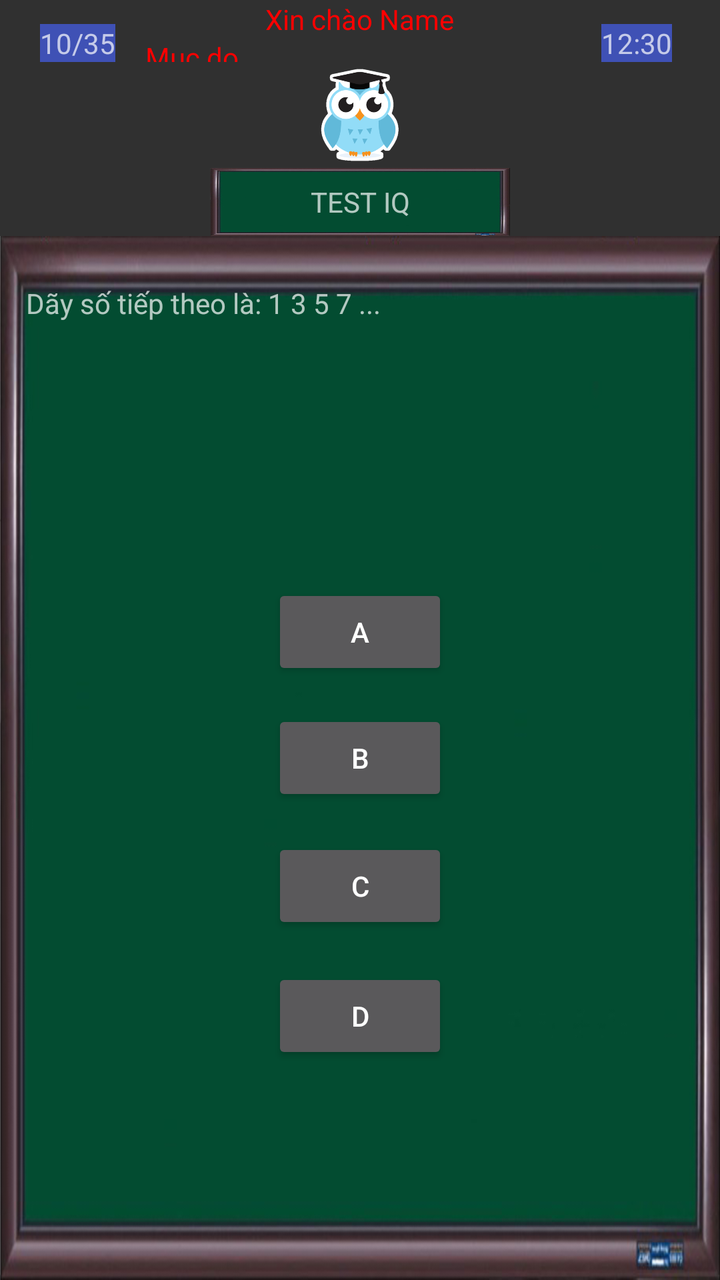
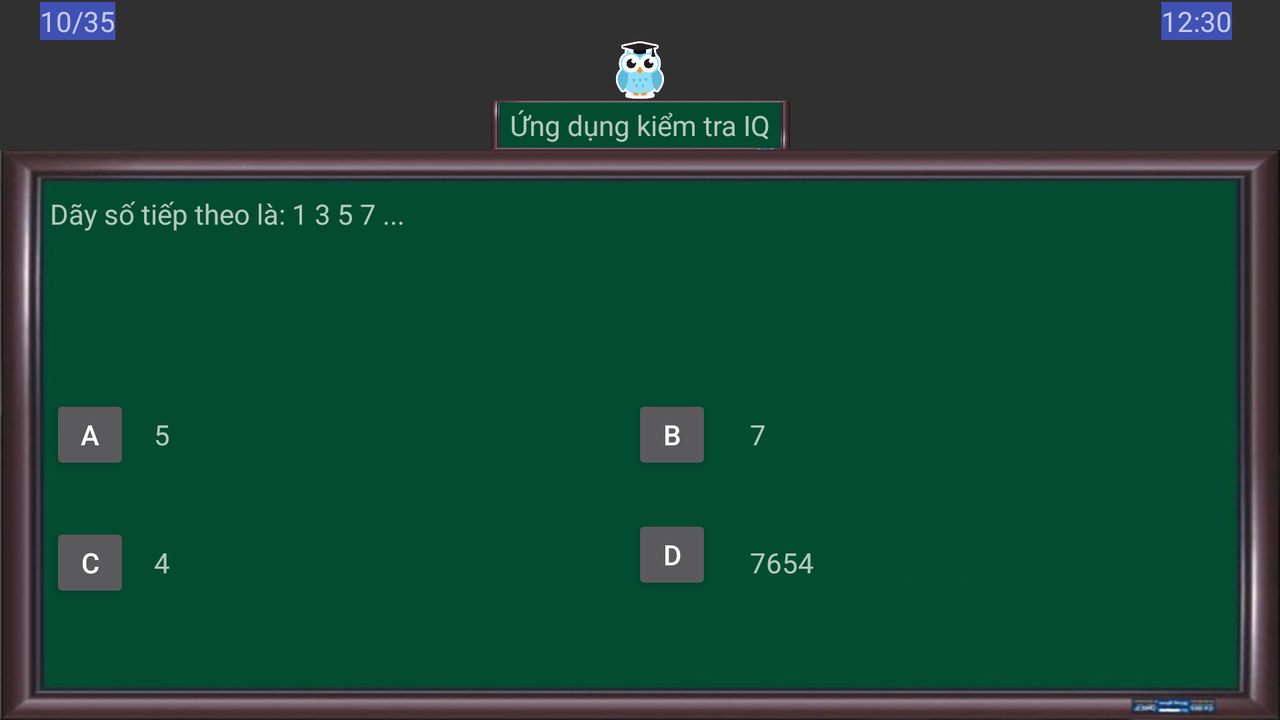

An Android layout and its configuration variant, each rendered on a device that would load it. The default file and the variant file are quoted in full after the pictures.
<!-- AndroidManifest.xml: application theme AppTheme -->
<!-- res/layout/activity_test.xml -->
<?xml version="1.0" encoding="utf-8"?>
<LinearLayout xmlns:android="http://schemas.android.com/apk/res/android"
    xmlns:app="http://schemas.android.com/apk/res-auto"
    android:background="@drawable/firewatch_home"
    android:orientation="vertical" android:layout_width="match_parent"
    android:layout_height="match_parent">

    <RelativeLayout
        android:layout_width="match_parent"
        android:layout_height="31dp">

        <TextView
            android:text="10/35"
            android:layout_width="wrap_content"
            android:layout_height="wrap_content"
            android:gravity="center"
            android:background="@color/colorPrimary"
            android:layout_alignParentBottom="true"
            android:layout_alignParentLeft="true"
            android:layout_alignParentStart="true"
            android:layout_marginLeft="20dp"
            android:layout_marginStart="20dp"
            android:id="@+id/txtCauHoiSo" />

        <TextView
            android:text="12:30"
            android:layout_width="wrap_content"
            android:layout_height="wrap_content"
            android:layout_alignTop="@+id/txtCauHoiSo"
            android:layout_alignParentRight="true"
            android:gravity="center"
            android:background="@color/colorPrimary"
            android:layout_alignParentEnd="true"
            android:layout_marginRight="24dp"
            android:layout_marginEnd="24dp"
            android:id="@+id/txtTime" />

        <TextView
            android:text="Xin chào Name"
            android:gravity="center"
            android:textColor="#ff0000"
            android:layout_width="wrap_content"
            android:layout_height="wrap_content"
            android:id="@+id/txtName"
            android:layout_centerHorizontal="true"
            android:layout_alignParentTop="true" />

        <TextView
            android:text="Muc do"
            android:gravity="center"
            android:textColor="#ff0000"
            android:layout_width="wrap_content"
            android:layout_height="wrap_content"
            android:id="@+id/txtMuc"
            android:layout_toRightOf="@+id/txtCauHoiSo"
            android:layout_toEndOf="@+id/txtCauHoiSo"
            android:layout_marginLeft="15dp"
            android:layout_marginStart="15dp"
            android:layout_below="@+id/txtName"
            android:layout_alignParentBottom="true" />
    </RelativeLayout>

    <ImageView
        android:layout_width="50dp"
        android:layout_height="53dp"
        android:layout_gravity="center"
        app:srcCompat="@drawable/logo_cu"
        android:id="@+id/imageView2" />

    <TextView
        android:layout_width="150dp"
        android:gravity="center"
        android:layout_gravity="center"
        android:background="@drawable/nen_bang"
        android:layout_height="34dp"
        android:id="@+id/textView2"
        android:text="@string/test_iq" />

    <RelativeLayout
        android:layout_width="match_parent"
        android:background="@drawable/nen_bang"
        android:layout_height="match_parent"><![CDATA[

        TextView
            android:text="64444444444444444444444444444444444444444444444444444444"
            android:layout_width="wrap_content"
            android:gravity="fill"
            android:layout_height="wrap_content"
            android:layout_centerVertical="true"
            android:layout_toRightOf="@+id/btnA"
            android:layout_marginLeft="16dp"
            android:layout_marginStart="16dp"
            android:id="@+id/txtA" />

        ]]>

        <Button
            android:text="B"
            android:layout_width="wrap_content"
            android:layout_height="wrap_content"
            android:layout_marginTop="15dp"
            android:id="@+id/btnB"
            android:layout_below="@+id/btnA"
            android:layout_alignLeft="@+id/btnA"
            android:layout_alignStart="@+id/btnA" />

        TextView
            android:text="87654345hgfdddddddddđ"
            android:layout_width="wrap_content"
            android:layout_height="wrap_content"
            android:id="@+id/txtB"
            android:layout_alignBaseline="@+id/btnB"
            android:layout_alignBottom="@+id/btnB"
            android:layout_alignLeft="@+id/txtA"
            android:layout_alignStart="@+id/txtA" />

        <Button
            android:text="C"
            android:layout_width="wrap_content"
            android:layout_height="wrap_content"
            android:layout_marginTop="16dp"
            android:id="@+id/btnC"
            android:layout_below="@+id/btnB"
            android:layout_alignLeft="@+id/btnB"
            android:layout_alignStart="@+id/btnB" />

       TextView
            android:text="liuy9876547655555555555555555555555555555555555"
            android:layout_width="wrap_content"
            android:layout_height="wrap_content"
            android:id="@+id/txtC"
            android:layout_alignBaseline="@+id/btnC"
            android:layout_alignBottom="@+id/btnC"
            android:layout_alignLeft="@+id/txtB"
            android:layout_alignStart="@+id/txtB" />

        <Button
            android:text="D"
            android:layout_width="wrap_content"
            android:layout_height="wrap_content"
            android:id="@+id/btnD"
            android:layout_below="@+id/btnC"
            android:layout_alignLeft="@+id/btnC"
            android:layout_alignStart="@+id/btnC"
            android:layout_marginTop="17dp" />

        TextView
            android:text="555555555555555555555555555555555555555555555555555555555"
            android:layout_width="wrap_content"
            android:layout_height="wrap_content"
            android:id="@+id/txtD"
            android:layout_alignBaseline="@+id/btnD"
            android:layout_alignBottom="@+id/btnD"
            android:layout_alignLeft="@+id/txtC"
            android:layout_alignStart="@+id/txtC" />

        <TextView
            android:text="Dãy số tiếp theo là: 1 3 5 7 ..."
            android:layout_width="match_parent"
            android:layout_height="150dp"
            android:id="@+id/txtCauHoi"
            android:layout_marginTop="24dp"
            android:layout_alignParentTop="true"
            android:layout_alignParentLeft="true"
            android:layout_alignParentStart="true"
            android:layout_marginLeft="13dp"
            android:layout_marginStart="13dp" />

        <Button
            android:text="A"
            android:layout_width="wrap_content"
            android:layout_height="wrap_content"
            android:id="@+id/btnA"
            android:layout_below="@+id/txtCauHoi"
            android:layout_centerHorizontal="true" />

    </RelativeLayout>
</LinearLayout>
<!-- resources referenced by this layout -->
<resources>
  <color name="colorPrimary">#3F51B5</color>
  <!-- drawable logo_cu: png bitmap (drawable-xxxhdpi, 31138 bytes) -->
  <!-- drawable nen_bang: png bitmap (drawable-xxxhdpi, 101899 bytes) -->
  <string name="test_iq">TEST IQ</string>
  <style name="AppTheme" parent="Theme.AppCompat.NoActionBar">
          
          <item name="colorPrimary">@color/colorPrimary</item>
          <item name="colorPrimaryDark">@color/colorPrimaryDark</item>
          <item name="colorAccent">@color/colorAccent</item>
          <item name="windowActionBar">false</item>
          <item name="windowNoTitle">true</item>
      </style>
  <color name="colorPrimaryDark">#303F9F</color>
  <color name="colorAccent">#FF4081</color>
</resources>
<!-- res/layout-land/activity_test.xml (the author's variant of the layout above) -->
<!-- drawn on the phone turned sideways -->
<?xml version="1.0" encoding="utf-8"?>
<LinearLayout xmlns:android="http://schemas.android.com/apk/res/android"
    xmlns:app="http://schemas.android.com/apk/res-auto"
    android:background="@drawable/firewatch_home"
    android:orientation="vertical" android:layout_width="match_parent"
    android:layout_height="match_parent">

    <RelativeLayout
        android:layout_width="match_parent"
        android:layout_height="20dp">

        <TextView
            android:text="10/35"
            android:layout_width="wrap_content"
            android:layout_height="wrap_content"
            android:gravity="center"
            android:background="@color/colorPrimary"
            android:layout_alignParentBottom="true"
            android:layout_alignParentLeft="true"
            android:layout_alignParentStart="true"
            android:layout_marginLeft="20dp"
            android:layout_marginStart="20dp"
            android:id="@+id/txtCauHoiSo" />

        <TextView
            android:text="12:30"
            android:layout_width="wrap_content"
            android:layout_height="wrap_content"
            android:layout_alignTop="@+id/txtCauHoiSo"
            android:layout_alignParentRight="true"
            android:gravity="center"
            android:background="@color/colorPrimary"
            android:layout_alignParentEnd="true"
            android:layout_marginRight="24dp"
            android:layout_marginEnd="24dp"
            android:id="@+id/txtTime" />
    </RelativeLayout>

    <ImageView
        android:layout_width="50dp"
        android:layout_height="30dp"
        android:layout_gravity="center"
        app:srcCompat="@drawable/logo_cu"
        android:id="@+id/imageView2" />

    <TextView
        android:layout_width="150dp"
        android:gravity="center"
        android:layout_gravity="center"
        android:background="@drawable/nen_bang"
        android:layout_height="25dp"
        android:id="@+id/textView2"
        android:text="Ứng dụng kiểm tra IQ" />

    <RelativeLayout
        android:layout_width="match_parent"
        android:background="@drawable/nen_bang"
        android:layout_height="match_parent">

        <Button
            android:text="A"
            android:id="@+id/btnA"
            android:layout_centerVertical="true"
            android:layout_alignLeft="@+id/txtCauHoi"
            android:layout_alignStart="@+id/txtCauHoi"
            android:layout_width="40dp"
            android:layout_height="40dp" />

        <TextView
            android:text="5"
            android:id="@+id/txtA"
            android:gravity="fill"
            android:layout_height="40dp"
            android:layout_width="200dp"
            android:layout_marginLeft="12dp"
            android:layout_marginStart="12dp"
            android:layout_below="@+id/txtCauHoi"
            android:layout_toRightOf="@+id/btnA"
            android:layout_toEndOf="@+id/btnA" />

        <Button
            android:text="B"
            android:layout_width="40dp"
            android:layout_height="40dp"
            android:layout_marginLeft="39dp"
            android:layout_marginStart="39dp"
            android:id="@+id/btnB"
            android:layout_below="@+id/txtCauHoi"
            android:layout_toRightOf="@+id/txtA"
            android:layout_toEndOf="@+id/txtA" />

        <TextView
            android:text="7"
            android:layout_width="200dp"
            android:gravity="fill"
            android:layout_height="40dp"
            android:id="@+id/txtB"
            android:layout_marginLeft="19dp"
            android:layout_marginStart="19dp"
            android:layout_below="@+id/txtCauHoi"
            android:layout_toRightOf="@+id/btnB"
            android:layout_toEndOf="@+id/btnB" />

        <Button
            android:text="C"
            android:layout_width="40dp"
            android:layout_height="40dp"
            android:id="@+id/btnC"
            android:layout_below="@+id/txtA"
            android:layout_alignLeft="@+id/btnA"
            android:layout_alignStart="@+id/btnA"
            android:layout_marginTop="24dp" />

        <TextView
            android:text="4"
            android:layout_width="200dp"
            android:layout_height="40dp"
            android:gravity="fill"
            android:id="@+id/txtC"
            android:layout_alignTop="@+id/btnC"
            android:layout_alignLeft="@+id/txtA"
            android:layout_alignStart="@+id/txtA" />

        <Button
            android:text="D"
            android:layout_width="40dp"
            android:layout_height="40dp"
            android:id="@+id/btnD"
            android:layout_alignBaseline="@+id/btnC"
            android:layout_alignBottom="@+id/btnC"
            android:layout_alignLeft="@+id/btnB"
            android:layout_alignStart="@+id/btnB" />

        <TextView
            android:text="7654"
            android:layout_width="200dp"
            android:layout_height="40dp"
            android:id="@+id/txtD"
            android:gravity="fill"
            android:layout_alignTop="@+id/btnC"
            android:layout_alignLeft="@+id/txtB"
            android:layout_alignStart="@+id/txtB" />

        <TextView
            android:text="Dãy số tiếp theo là: 1 3 5 7 ..."
            android:layout_width="match_parent"
            android:id="@+id/txtCauHoi"
            android:layout_height="100dp"
            android:layout_above="@+id/btnA"
            android:layout_alignParentLeft="true"
            android:layout_alignParentStart="true"
            android:layout_marginLeft="25dp"
            android:layout_marginStart="25dp" />

    </RelativeLayout>

</LinearLayout>
<!-- resources referenced by the variant -->
<!-- as the phone turned sideways resolves them -->
<resources>
  <color name="colorPrimary">#3F51B5</color>
  <!-- drawable logo_cu: png bitmap (drawable-xxxhdpi, 31138 bytes) -->
  <!-- drawable nen_bang: png bitmap (drawable-xxxhdpi, 101899 bytes) -->
  <style name="AppTheme" parent="Theme.AppCompat.NoActionBar">
          
          <item name="colorPrimary">@color/colorPrimary</item>
          <item name="colorPrimaryDark">@color/colorPrimaryDark</item>
          <item name="colorAccent">@color/colorAccent</item>
          <item name="windowActionBar">false</item>
          <item name="windowNoTitle">true</item>
      </style>
  <color name="colorPrimaryDark">#303F9F</color>
  <color name="colorAccent">#FF4081</color>
</resources>
